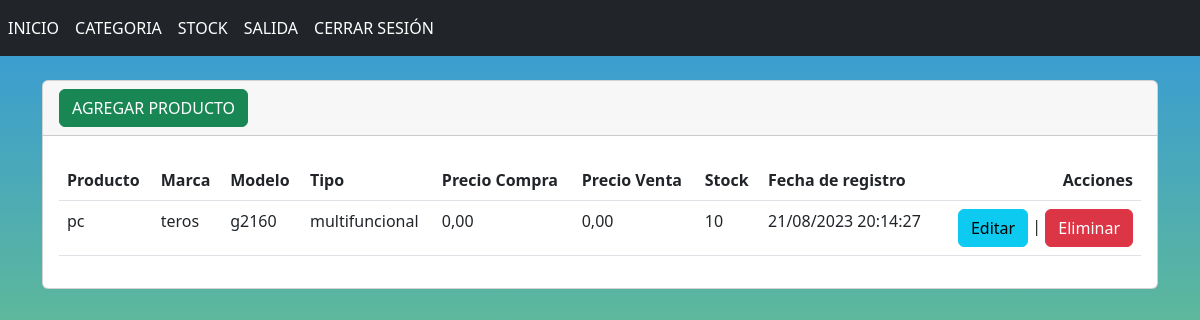
/ListarSTOCK/, run on an earlier commit of the app's database.
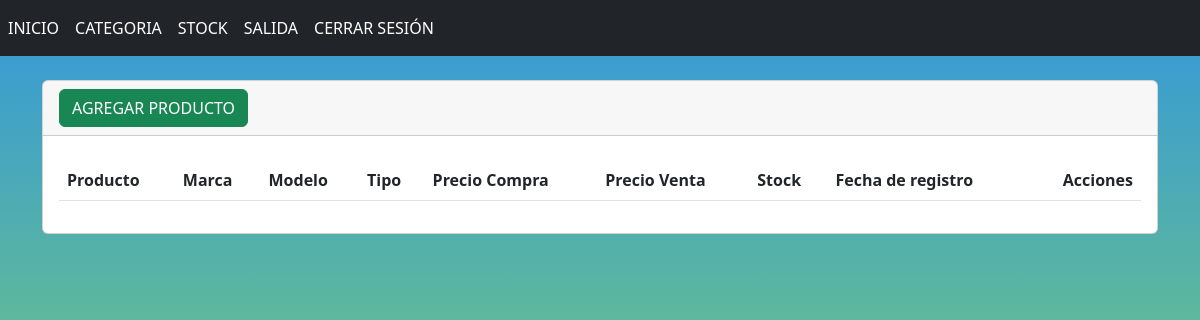
And on a later commit of the database.
### stock/models.py (models this page shows, shortened)
class StockTienda(models.Model):
    producto = models.ForeignKey(Producto, on_delete=models.CASCADE)
    marca = models.ForeignKey(Marca, on_delete=models.CASCADE)
    modelo = models.ForeignKey(Modelo, on_delete=models.CASCADE)
    tipo = models.ForeignKey(Tipo, on_delete=models.CASCADE)
    precio_compra = models.DecimalField(max_digits=8, decimal_places=2)
    Precio_venta = models.DecimalField(max_digits=8, decimal_places=2)
    stock = models.IntegerField( default=0)
    fecha_registro = models.DateTimeField(auto_now_add=True)

### categorias/models.py (models this page shows, shortened)
class Producto(models.Model):
    N_producto = models.CharField(max_length=200, unique=True)

class Marca(models.Model):
    N_marca = models.CharField(max_length=100, unique=True)

class Modelo(models.Model):
    N_modelo = models.CharField(max_length=200, unique=True)

class Tipo(models.Model):
    N_tipo = models.CharField(max_length=200)

### stock/views.py (the view)
# urls.py: path('ListarSTOCK/',ListarStock,name='ListarSTOCK'),
def ListarStock (request):
    stocktienda = StockTienda.objects.all()
    contenido = {'stocktienda':stocktienda}
    return render(request,'ListarStock.html',contenido)

### templates/ListarStock.html (shortened to what this page needs)
{% extends "base1.html" %}
{% block contenido %}
<br>
<div class="card">
    <div class="card-header">
        <a name="" id="" class="btn btn-success" href="{% url 'AgregarSTOCK' %}" role="button">AGREGAR PRODUCTO</a>
    </div>
    <div class="card-body">
        <table class="table">
            <thead>
                <tr>
                    <th>Producto</th>
                    <th>Marca</th>
                    <th>Modelo</th>
                    <th>Tipo</th>
                    <th>Precio Compra</th>
                    <th>Precio Venta</th>
                    <th>Stock</th>
                    <th>Fecha de registro</th>
                    <th style="text-align: right;">Acciones</th>
                </tr>
            </thead>
            <tbody>
                {% for StockTienda in stocktienda %}
                <tr>
                    <td>{{ StockTienda.producto.N_producto}}</td>
                    <td>{{ StockTienda.marca.N_marca }}</td>
                    <td>{{ StockTienda.modelo.N_modelo }}</td>
                    <td>{{ StockTienda.tipo.N_tipo }}</td>
                    <td>{{ StockTienda.precio_compra }}</td>
                    <td>{{ StockTienda.Precio_venta }}</td>
                    <td>{{ StockTienda.stock}}</td>
                    <td>{{ StockTienda.fecha_registro|date:"d/m/Y H:i:s" }}</td>
                    <td style="text-align: right;">
                        <a name="" id="" class="btn btn-info" href="{% url 'EditarSTOCK' StockTienda.id%}" role="button">Editar</a>
                        |
                        <a name="" id="" class="btn btn-danger" href="{% url 'EliminarSTOCK' StockTienda.id%}" role="button">Eliminar</a>
                    </td>
                </tr>
                {% endfor %}
            </tbody>
        </table>
    </div>
</div>
{% endblock %}

What changed in the data, as far as the page shows it:
removed StockTienda: producto.N_producto "pc", marca.N_marca "teros", modelo.N_modelo "g2160", tipo.N_tipo "multifuncional", precio_compra "0,00", Precio_venta "0,00", stock "10", fecha_registro "21/08/2023 20:14:27"
